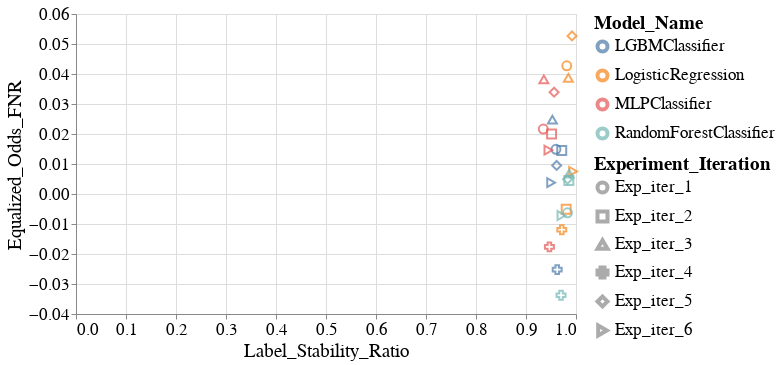

Notebook code cell kept with this figure:
### Code cell
create_scatter_plot(melted_all_group_metrics_per_model_dct,
                    group='RAC1P',
                    fairness_metric_name='Equalized_Odds_FNR',
                    stability_metric_name='Label_Stability_Ratio',
                    alpha=0.0)

### Figure 1 — Vega-Lite specification as saved in the notebook (floating-point values rounded to 4 significant figures)
{"config": {"view": {"continuousWidth": 400, "continuousHeight": 300}, "axis": {"labelFontSize": 17, "labelFontWeight": "normal", "titleFontSize": 19, "titleFontWeight": "normal"}, "legend": {"labelFontSize": 17, "labelLimit": 200, "symbolStrokeWidth": 4, "titleFontSize": 19, "titleLimit": 220}, "title": {"fontSize": 17}}, "data": {"name": "data-21b63b157f010d3054f61761a81f411c"}, "mark": {"type": "point", "size": 60}, "encoding": {"color": {"field": "Model_Name", "type": "nominal"}, "shape": {"field": "Experiment_Iteration", "type": "nominal"}, "size": {"value": 80}, "x": {"field": "Label_Stability_Ratio", "type": "quantitative"}, "y": {"field": "Equalized_Odds_FNR", "type": "quantitative"}}, "height": 300, "width": 500, "$schema": "https://vega.github.io/schema/vega-lite/v4.17.0.json", "datasets": {"data-21b63b157f010d3054f61761a81f411c": [{"Model_Name": "LGBMClassifier", "Experiment_Iteration": "Exp_iter_1", "Intervention_Param": 0.0, "Test_Set_Index": 0, "Group": "RAC1P", "Equalized_Odds_FNR": 0.0149, "Label_Stability_Ratio": 0.96}, {"Model_Name": "LGBMClassifier", "Experiment_Iteration": "Exp_iter_2", "Intervention_Param": 0.0, "Test_Set_Index": 0, "Group": "RAC1P", "Equalized_Odds_FNR": 0.01451, "Label_Stability_Ratio": 0.9715}, {"Model_Name": "LGBMClassifier", "Experiment_Iteration": "Exp_iter_3", "Intervention_Param": 0.0, "Test_Set_Index": 0, "Group": "RAC1P", "Equalized_Odds_FNR": 0.02483, "Label_Stability_Ratio": 0.9528}, {"Model_Name": "LGBMClassifier", "Experiment_Iteration": "Exp_iter_4", "Intervention_Param": 0.0, "Test_Set_Index": 0, "Group": "RAC1P", "Equalized_Odds_FNR": -0.02521, "Label_Stability_Ratio": 0.9624}, {"Model_Name": "LGBMClassifier", "Experiment_Iteration": "Exp_iter_5", "Intervention_Param": 0.0, "Test_Set_Index": 0, "Group": "RAC1P", "Equalized_Odds_FNR": 0.00953, "Label_Stability_Ratio": 0.9613}, {"Model_Name": "LGBMClassifier", "Experiment_Iteration": "Exp_iter_6", "Intervention_Param": 0.0, "Test_Set_Index": 0, "Group": "RAC1P", "Equalized_Odds_FNR": 0.003779, "Label_Stability_Ratio": 0.9502}, {"Model_Name": "LogisticRegression", "Experiment_Iteration": "Exp_iter_1", "Intervention_Param": 0.0, "Test_Set_Index": 0, "Group": "RAC1P", "Equalized_Odds_FNR": 0.04275, "Label_Stability_Ratio": 0.9816}, {"Model_Name": "LogisticRegression", "Experiment_Iteration": "Exp_iter_2", "Intervention_Param": 0.0, "Test_Set_Index": 0, "Group": "RAC1P", "Equalized_Odds_FNR": -0.005103, "Label_Stability_Ratio": 0.9804}, {"Model_Name": "LogisticRegression", "Experiment_Iteration": "Exp_iter_3", "Intervention_Param": 0.0, "Test_Set_Index": 0, "Group": "RAC1P", "Equalized_Odds_FNR": 0.03874, "Label_Stability_Ratio": 0.9848}, {"Model_Name": "LogisticRegression", "Experiment_Iteration": "Exp_iter_4", "Intervention_Param": 0.0, "Test_Set_Index": 0, "Group": "RAC1P", "Equalized_Odds_FNR": -0.01194, "Label_Stability_Ratio": 0.9716}, {"Model_Name": "LogisticRegression", "Experiment_Iteration": "Exp_iter_5", "Intervention_Param": 0.0, "Test_Set_Index": 0, "Group": "RAC1P", "Equalized_Odds_FNR": 0.0527, "Label_Stability_Ratio": 0.992}, {"Model_Name": "LogisticRegression", "Experiment_Iteration": "Exp_iter_6", "Intervention_Param": 0.0, "Test_Set_Index": 0, "Group": "RAC1P", "Equalized_Odds_FNR": 0.007521, "Label_Stability_Ratio": 0.9941}, {"Model_Name": "MLPClassifier", "Experiment_Iteration": "Exp_iter_1", "Intervention_Param": 0.0, "Test_Set_Index": 0, "Group": "RAC1P", "Equalized_Odds_FNR": 0.02164, "Label_Stability_Ratio": 0.9345}, {"Model_Name": "MLPClassifier", "Experiment_Iteration": "Exp_iter_2", "Intervention_Param": 0.0, "Test_Set_Index": 0, "Group": "RAC1P", "Equalized_Odds_FNR": 0.01999, "Label_Stability_Ratio": 0.9511}, {"Model_Name": "MLPClassifier", "Experiment_Iteration": "Exp_iter_3", "Intervention_Param": 0.0, "Test_Set_Index": 0, "Group": "RAC1P", "Equalized_Odds_FNR": 0.03823, "Label_Stability_Ratio": 0.9357}, {"Model_Name": "MLPClassifier", "Experiment_Iteration": "Exp_iter_4", "Intervention_Param": 0.0, "Test_Set_Index": 0, "Group": "RAC1P", "Equalized_Odds_FNR": -0.01763, "Label_Stability_Ratio": 0.9468}, {"Model_Name": "MLPClassifier", "Experiment_Iteration": "Exp_iter_5", "Intervention_Param": 0.0, "Test_Set_Index": 0, "Group": "RAC1P", "Equalized_Odds_FNR": 0.03395, "Label_Stability_Ratio": 0.9562}, {"Model_Name": "MLPClassifier", "Experiment_Iteration": "Exp_iter_6", "Intervention_Param": 0.0, "Test_Set_Index": 0, "Group": "RAC1P", "Equalized_Odds_FNR": 0.01462, "Label_Stability_Ratio": 0.9447}, {"Model_Name": "RandomForestClassifier", "Experiment_Iteration": "Exp_iter_1", "Intervention_Param": 0.0, "Test_Set_Index": 0, "Group": "RAC1P", "Equalized_Odds_FNR": -0.006265, "Label_Stability_Ratio": 0.983}, {"Model_Name": "RandomForestClassifier", "Experiment_Iteration": "Exp_iter_2", "Intervention_Param": 0.0, "Test_Set_Index": 0, "Group": "RAC1P", "Equalized_Odds_FNR": 0.00447, "Label_Stability_Ratio": 0.9857}, {"Model_Name": "RandomForestClassifier", "Experiment_Iteration": "Exp_iter_3", "Intervention_Param": 0.0, "Test_Set_Index": 0, "Group": "RAC1P", "Equalized_Odds_FNR": 0.006765, "Label_Stability_Ratio": 0.9862}, {"Model_Name": "RandomForestClassifier", "Experiment_Iteration": "Exp_iter_4", "Intervention_Param": 0.0, "Test_Set_Index": 0, "Group": "RAC1P", "Equalized_Odds_FNR": -0.03373, "Label_Stability_Ratio": 0.9701}, {"Model_Name": "RandomForestClassifier", "Experiment_Iteration": "Exp_iter_5", "Intervention_Param": 0.0, "Test_Set_Index": 0, "Group": "RAC1P", "Equalized_Odds_FNR": 0.004892, "Label_Stability_Ratio": 0.9831}, {"Model_Name": "RandomForestClassifier", "Experiment_Iteration": "Exp_iter_6", "Intervention_Param": 0.0, "Test_Set_Index": 0, "Group": "RAC1P", "Equalized_Odds_FNR": -0.007185, "Label_Stability_Ratio": 0.9708}]}}
